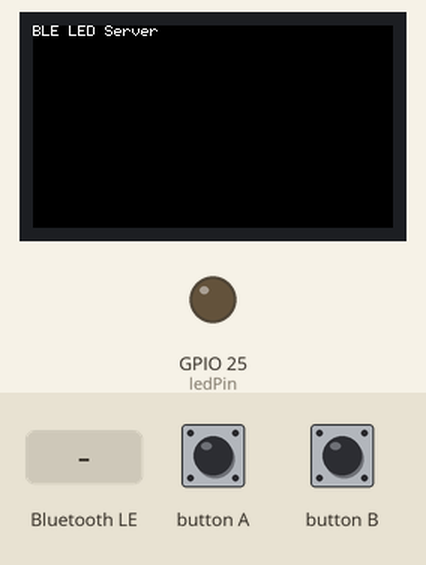
Simulated run of this sketch. Board: ESP32. Parts: 240×135 colour display, output pins drawn as LEDs (lit = HIGH). The inputs (shaded band) are chosen by the test bench. Nothing arrives over Bluetooth unless stated; a phone connects over Bluetooth LE 3 s after start; what the sketch prints to the serial monitor is not drawn.

Above: at 1.3 s.
1.4 s: button A pressed for 0.15 s
At 2.6 s:
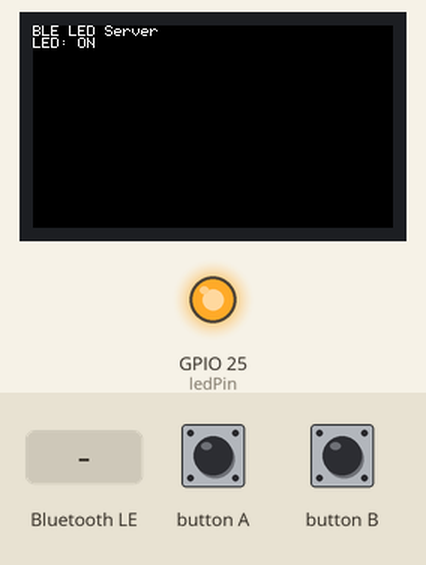
3.0 s: button A pressed for 1 s
At 3.9 s:
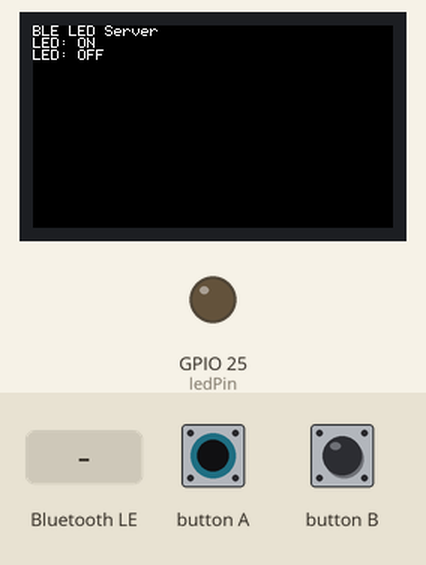
5.5 s: button A pressed for 0.15 s
At 5.8 s:
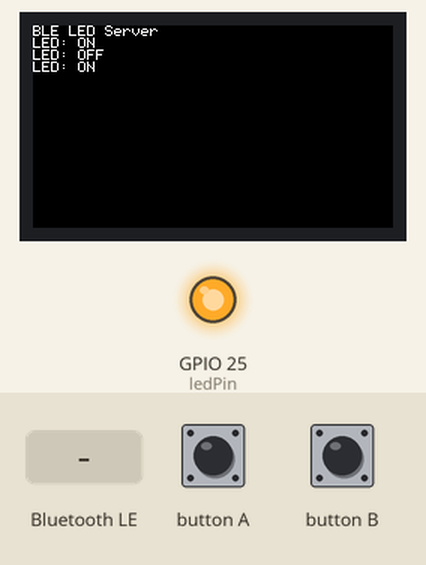
7.1 s: Bluetooth LE write "1" received
At 7.5 s:
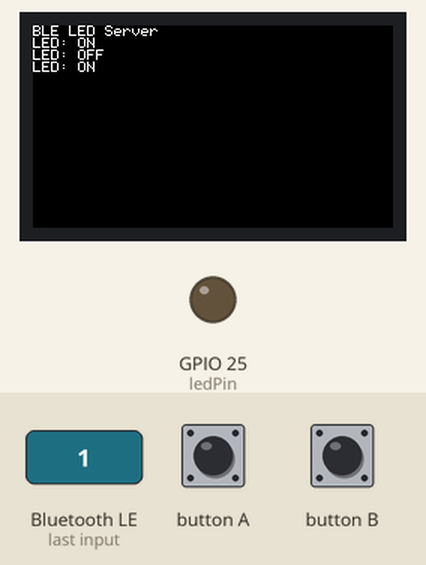
Timing chart, 0 to 9.6 s (numbered marks = the images above; inputs shaded):
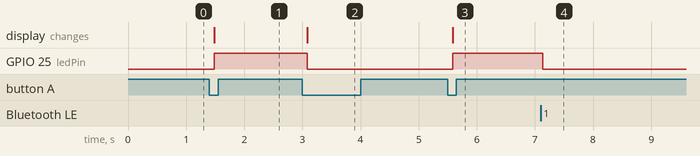

Measured:
- after the input at 1.4 s, GPIO 25 (ledPin): LOW → HIGH after 0.08 s; the display: changes after 0.08 s (image 1)
- after the input at 3.0 s, GPIO 25 (ledPin): HIGH → LOW after 0.08 s; the display: changes after 0.09 s (image 2)
- after the input at 5.5 s, GPIO 25 (ledPin): LOW → HIGH after 0.09 s; the display: changes after 0.09 s (image 3)
- after the input at 7.1 s, GPIO 25 (ledPin): HIGH → LOW at once

The sketch:

BLE_LIGHTHOUSE_LISTENER.ino
```cpp
#include <M5StickCPlus.h>
#include <BLEDevice.h>
#include <BLEServer.h>
#include <BLEUtils.h>
#include <BLE2902.h>

#define SERVICE_UUID        "35e65a71-b2d6-43f7-b3be-719ce5744884"
#define LED_STATE_CHAR_UUID "c033e6dc-1355-4935-abb1-6e46b1a84c36"
#define M5_LED             10  // Built-in RED LED on GPIO 10

BLEServer *pServer;
BLECharacteristic *pLedChar;

// Define States
bool ledOn = false;

// Define LED Pin
const int ledPin = 25;

class LedCallback : public BLECharacteristicCallbacks {
    void onWrite(BLECharacteristic *pCharacteristic) {
        std::string value = pCharacteristic->getValue();
        if (value.length() > 0) {
            uint8_t ledState = value[0];
            ledOn = (ledState == 1);
            digitalWrite(ledPin, ledOn ? HIGH : LOW);
            Serial.printf("LED set to: %s\n", ledOn ? "ON" : "OFF");

            // Update the characteristic value and notify
            pLedChar->setValue(&ledState, 1);
            pLedChar->notify();  // Added notification
        }
    }
};

void setup() {
  M5.begin();
  Serial.begin(115200);
  Serial.println("Bluetooth LED Control Server");

  pinMode(ledPin, OUTPUT);
  digitalWrite(ledPin, LOW); // Initialize OFF

  M5.Lcd.setRotation(3);
  M5.Lcd.fillScreen(BLACK);
  M5.Lcd.setTextColor(WHITE);
  M5.Lcd.println("BLE LED Server");

  BLEDevice::init("M5StickCPlus-LED-EDRIC2");
  pServer = BLEDevice::createServer();
  BLEService *pService = pServer->createService(SERVICE_UUID);

  // LED State Characteristic - Added NOTIFY property
  pLedChar = pService->createCharacteristic(
      LED_STATE_CHAR_UUID,
      BLECharacteristic::PROPERTY_READ |
      BLECharacteristic::PROPERTY_WRITE |
      BLECharacteristic::PROPERTY_NOTIFY  // Added this
  );
  pLedChar->addDescriptor(new BLE2902());
  pLedChar->setCallbacks(new LedCallback());
  uint8_t initialLedState = 0;
  pLedChar->setValue(&initialLedState, 1);

  pService->start();
  BLEAdvertising *pAdvertising = BLEDevice::getAdvertising();
  pAdvertising->addServiceUUID(SERVICE_UUID);
  pAdvertising->start();
  Serial.println("BLE Server Started");
}

void loop() {
  M5.update();

  if (M5.BtnA.wasPressed()) {
    ledOn = !ledOn;
    digitalWrite(ledPin, ledOn ? HIGH : LOW);
    Serial.println("Button Pressed!");

    uint8_t ledState = ledOn ? 1 : 0;
    pLedChar->setValue(&ledState, 1);
    pLedChar->notify();  // Added notification

    M5.Lcd.printf("LED: %s\n", ledOn ? "ON" : "OFF");
  }
  delay(100);
}
```
